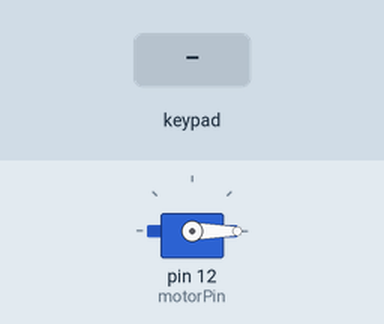
This sketch was run on a simulated Arduino Uno, built with avr-gcc and run on an emulated ATmega328P. On the bench: servo. The test bench sets the inputs (shaded band). What the sketch prints to the serial monitor is not drawn.

Above: at 1.2 s.
1.3 s: keypad keys 5 4 3 2 # pressed 0.4 s apart
At 3.36 s:
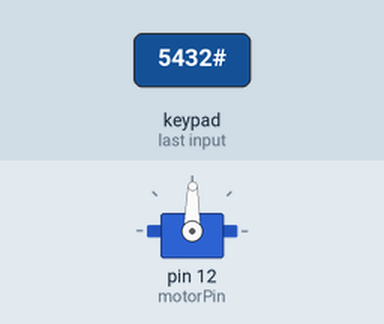
5.6 s: key '*' pressed
At 6.2 s:
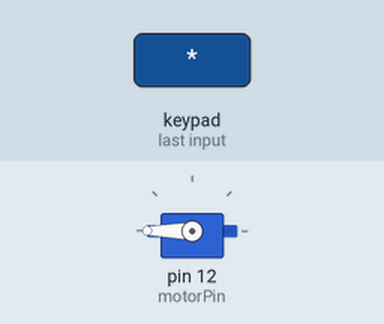
7.1 s: keypad keys 9 8 7 6 # pressed 0.4 s apart
At 8.85 s:
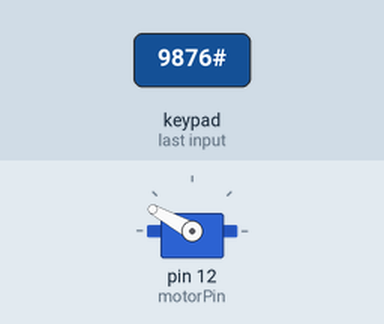
11.7 s: key '1' pressed
Timing chart, 0 to 29.1 s (numbered marks = the images above; inputs shaded):
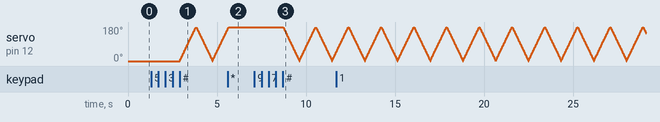

The sketch:

TeaBagDipperMotor.ino
```cpp
// Tea Bag Dipper MOTOR Code

#include <Keypad.h>
#include <Servo.h>

#define TX_PIN = 1;

// Stuff to keep track of time

unsigned long currMillis = 0;
long prevMillis = 0;

// Stuff for Keypad

const byte ROWS = 4;
const byte COLS = 4;

char keys[ROWS][COLS] = {
  {'1', '2', '3', 'A'},
  {'4', '5', '6', 'B'},
  {'7', '8', '9', 'C'},
  {'*', '0', '#', 'D'}
};

byte rowPins[ROWS] = {5, 4, 3, 2};
byte colPins[COLS] = {9, 8, 7, 6};

Keypad keypad = Keypad(makeKeymap(keys), rowPins, colPins, ROWS, COLS);

// Stuff for motor

int motorPin = 12;
Servo myservo;
int pos = 0;

// Keep track of timer stuff

int minutes = 0;
int seconds = 0;
int timer_chars[3] = {0,0,0};
bool timerStarted = false;

void setup() {
  // Initiate the servo motor
  myservo.attach(motorPin);
  myservo.write(pos);

  Serial.begin(9600);
  // Serial.println("Initialization done");
}

void loop() {
  char key = keypad.getKey();
  currMillis = millis();


  if (key != NO_KEY) {
    if (key == 'A' || key == 'B' || key == 'C' || key == 'D') {
      // ignore non-timer keys
      return;
    }

    // Serial.print(" Sending key on Tx: ")
    Serial.write(key);

    if (key == '*') {
      // Serial.println("Timer cleared.");
      minutes = 0;
      timer_chars[0] = 0;
      timer_chars[1] = 0;
      timer_chars[2] = 0;
      seconds = 0;
      timerStarted = false;
    } else if (key == '#') {
      // Serial.println("Timer started.");
      timerStarted = true;
    } else {

      if (timerStarted) {
        //Serial.println("Timer already started. Clear and start again.");
        return;
      }

      if(timer_chars[2] == 0) {
        timer_chars[2] = key - '0';
      } else if (timer_chars[1] == 0) {
        timer_chars[1] = timer_chars[2];
        timer_chars[2] = key - '0';
      } else if (timer_chars[0] == 0) {
        timer_chars[0] = timer_chars[1];
        timer_chars[1] = timer_chars[2];
        timer_chars[2] = key - '0';
      }

      seconds = timer_chars[1] * 10 + timer_chars[2];
      minutes = timer_chars[0];
      //Serial.print("Time set to: ");
      //Serial.print(minutes);
      //Serial.print(":");
      //Serial.println(seconds);
    }
  }

  if (timerStarted) {

    if (seconds == 0 && minutes == 0) {
      // Serial.println("Timer finished.");
      timerStarted = false;
      return;
    }

    if (seconds <= 0) {
      minutes--;
      seconds = 59 + seconds;
    } else {
      seconds--;
    }

    //Move the servo every 5 miliseconds by 1 degree out of 180 degrees
    if (currMillis >= prevMillis + 5) {
      prevMillis = currMillis;
      if(pos < 180) {
        for (pos = 0; pos <= 180; pos += 1) { // Move the servo from 0 to 180 degrees
          myservo.write(pos); // Set the servo position
          delay(5); // Delay to allow the servo to move smoothly
        }
      } else if (pos > 0) {
        for (pos = 180; pos >= 0; pos -= 1) { // Move the servo from 180 to 0 degrees
          myservo.write(pos); // Set the servo position
          delay(5); // Delay to allow the servo to move smoothly
        }
      }
    }

    //Serial.print("Time remaining: ");
    //Serial.print(minutes);
    //Serial.print(":");
    //Serial.println(seconds);
  }

}
```

Measured:
- after the input at 5.6 s, servo on pin 12 (motorPin): goes on until 5.7 s, then stays 180°
